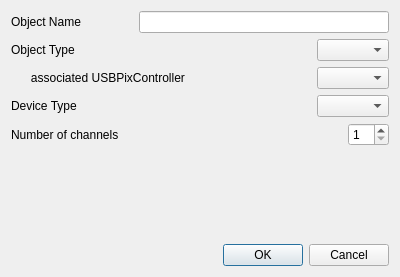
<?xml version="1.0" encoding="UTF-8"?>
<ui version="4.0">
 <class>NewDcsDialog</class>
 <widget class="QDialog" name="NewDcsDialog">
  <property name="geometry">
   <rect>
    <x>0</x>
    <y>0</y>
    <width>400</width>
    <height>277</height>
   </rect>
  </property>
  <property name="windowTitle">
   <string>New DCS object</string>
  </property>
  <layout class="QVBoxLayout" name="verticalLayout_2">
   <item>
    <layout class="QVBoxLayout" name="verticalLayout">
     <item>
      <layout class="QHBoxLayout" name="horizontalLayout">
       <item>
        <widget class="QLabel" name="nameLabel">
         <property name="text">
          <string>Object Name</string>
         </property>
        </widget>
       </item>
       <item>
        <spacer name="horizontalSpacer_1">
         <property name="orientation">
          <enum>Qt::Horizontal</enum>
         </property>
         <property name="sizeHint" stdset="0">
          <size>
           <width>40</width>
           <height>20</height>
          </size>
         </property>
        </spacer>
       </item>
       <item>
        <widget class="QLineEdit" name="objectLabel">
         <property name="minimumSize">
          <size>
           <width>250</width>
           <height>0</height>
          </size>
         </property>
        </widget>
       </item>
      </layout>
     </item>
     <item>
      <layout class="QHBoxLayout" name="horizontalLayout_2">
       <item>
        <widget class="QLabel" name="genTypeLabel">
         <property name="text">
          <string>Object Type</string>
         </property>
        </widget>
       </item>
       <item>
        <spacer name="horizontalSpacer_2">
         <property name="orientation">
          <enum>Qt::Horizontal</enum>
         </property>
         <property name="sizeHint" stdset="0">
          <size>
           <width>40</width>
           <height>20</height>
          </size>
         </property>
        </spacer>
       </item>
       <item>
        <widget class="QComboBox" name="objectGenType"/>
       </item>
      </layout>
     </item>
     <item>
      <layout class="QHBoxLayout" name="horizontalLayout_ctrl">
       <item>
        <widget class="QLabel" name="ctrlLabel">
         <property name="text">
          <string>      associated USBPixController</string>
         </property>
        </widget>
       </item>
       <item>
        <spacer name="horizontalSpacer_Ctrl">
         <property name="orientation">
          <enum>Qt::Horizontal</enum>
         </property>
         <property name="sizeHint" stdset="0">
          <size>
           <width>40</width>
           <height>20</height>
          </size>
         </property>
        </spacer>
       </item>
       <item>
        <widget class="QComboBox" name="objectAssCtrlName"/>
       </item>
      </layout>
     </item>
     <item>
      <layout class="QHBoxLayout" name="horizontalLayout_3">
       <item>
        <widget class="QLabel" name="devTypeLabel">
         <property name="text">
          <string>Device Type</string>
         </property>
        </widget>
       </item>
       <item>
        <spacer name="horizontalSpacer_3">
         <property name="orientation">
          <enum>Qt::Horizontal</enum>
         </property>
         <property name="sizeHint" stdset="0">
          <size>
           <width>40</width>
           <height>20</height>
          </size>
         </property>
        </spacer>
       </item>
       <item>
        <widget class="QComboBox" name="objectDevType"/>
       </item>
      </layout>
     </item>
     <item>
      <layout class="QHBoxLayout" name="horizontalLayout_4">
       <item>
        <widget class="QLabel" name="nchanLabel">
         <property name="text">
          <string>Number of channels</string>
         </property>
        </widget>
       </item>
       <item>
        <spacer name="horizontalSpacer_4">
         <property name="orientation">
          <enum>Qt::Horizontal</enum>
         </property>
         <property name="sizeHint" stdset="0">
          <size>
           <width>40</width>
           <height>20</height>
          </size>
         </property>
        </spacer>
       </item>
       <item>
        <widget class="QSpinBox" name="nChannels">
         <property name="minimum">
          <number>1</number>
         </property>
        </widget>
       </item>
      </layout>
     </item>
     <item>
      <spacer name="verticalSpacer">
       <property name="orientation">
        <enum>Qt::Vertical</enum>
       </property>
       <property name="sizeHint" stdset="0">
        <size>
         <width>20</width>
         <height>40</height>
        </size>
       </property>
      </spacer>
     </item>
     <item>
      <widget class="QDialogButtonBox" name="buttonBox">
       <property name="orientation">
        <enum>Qt::Horizontal</enum>
       </property>
       <property name="standardButtons">
        <set>QDialogButtonBox::Cancel|QDialogButtonBox::Ok</set>
       </property>
      </widget>
     </item>
    </layout>
   </item>
  </layout>
 </widget>
 <resources/>
 <connections>
  <connection>
   <sender>buttonBox</sender>
   <signal>accepted()</signal>
   <receiver>NewDcsDialog</receiver>
   <slot>accept()</slot>
   <hints>
    <hint type="sourcelabel">
     <x>248</x>
     <y>254</y>
    </hint>
    <hint type="destinationlabel">
     <x>157</x>
     <y>274</y>
    </hint>
   </hints>
  </connection>
  <connection>
   <sender>buttonBox</sender>
   <signal>rejected()</signal>
   <receiver>NewDcsDialog</receiver>
   <slot>reject()</slot>
   <hints>
    <hint type="sourcelabel">
     <x>316</x>
     <y>260</y>
    </hint>
    <hint type="destinationlabel">
     <x>286</x>
     <y>274</y>
    </hint>
   </hints>
  </connection>
 </connections>
</ui>
